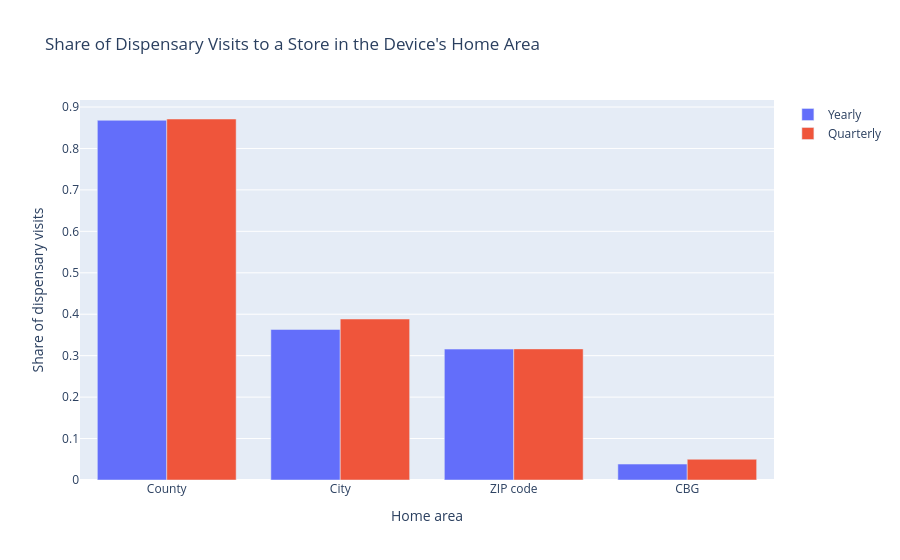
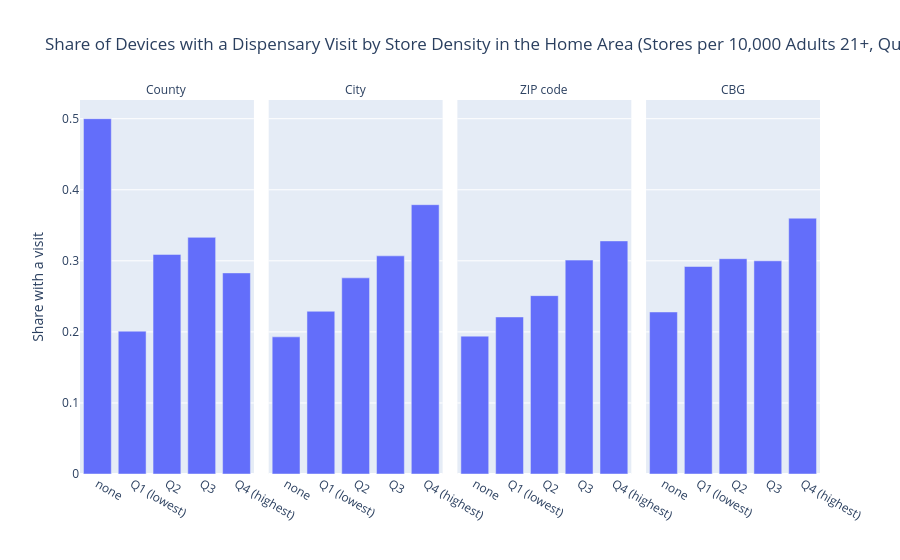
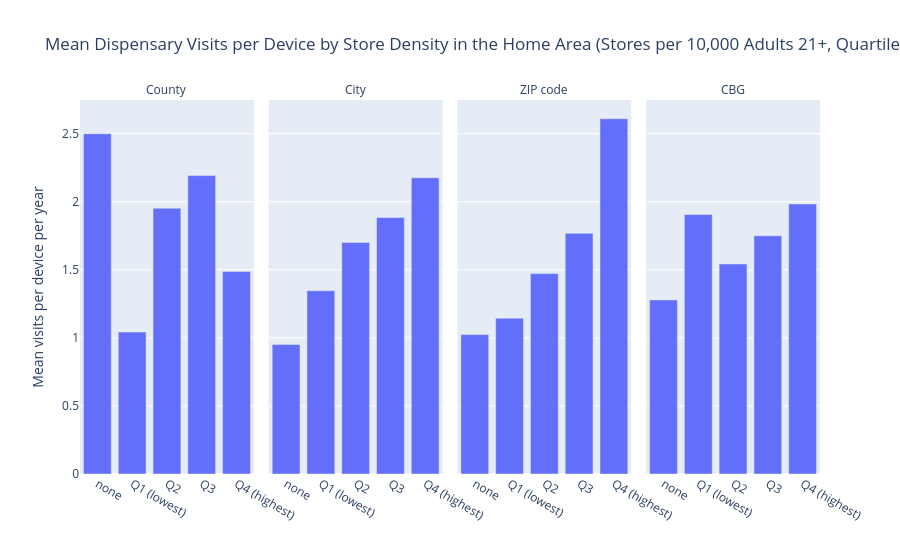
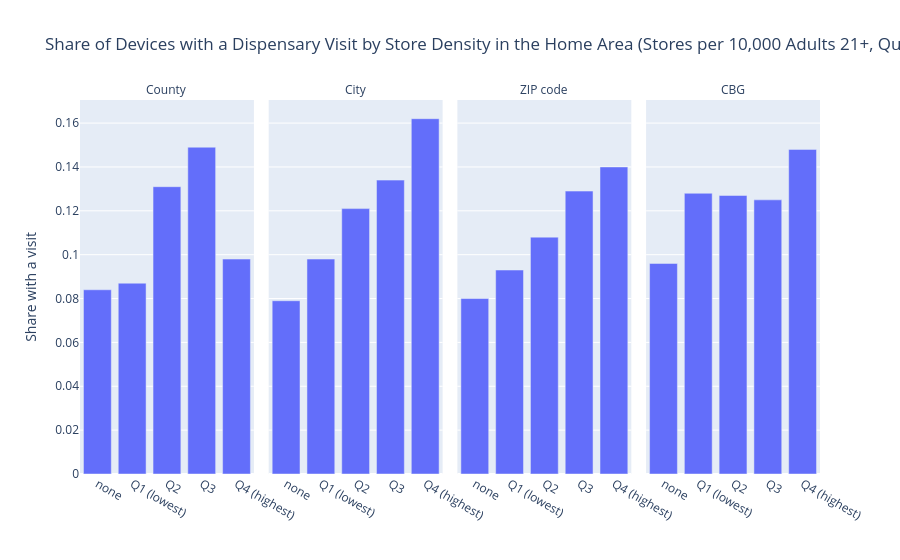

Here is the notebook cell these charts were saved with, in order:
### Code cell
### CHARTS
## Write-up: figures F4.1, F5.1-F5.4. Saved to "Charts and Figures" as .html files, like Step 4
CHART_FOLDER = "Charts and Figures"
LEVEL_NAMES = {"county": "County", "city": "City", "zip": "ZIP code", "cbg": "CBG"}

def show(fig, name):
    fig.show()
    fig.write_html(f"{CHART_FOLDER}/{name}.html", include_plotlyjs = "cdn")

# (1) Share of visits to stores in the home area
plot_df = (home_area_shares
    .filter(pl.col("period") == "all")
    .with_columns(pl.col("level").replace_strict(LEVEL_NAMES), pl.col("sample").str.to_titlecase())
)

fig1 = px.bar(
    plot_df.to_pandas(),
    x="level",
    y="share_of_visits",
    color="sample",
    barmode="group",
    labels={
        "level": "Home area",
        "share_of_visits": "Share of dispensary visits",
        "sample": "",
    },
    title="Share of Dispensary Visits to a Store in the Device's Home Area",
)

show(fig1, "home_area_visit_shares")

# (2) Share of devices visiting, and mean visits, by the home area's store access
for SAMPLE, PERIOD, crosswalk, visits in SAMPLES:
    plot_df = (visits_by_access
        .filter((pl.col("sample") == SAMPLE) & (pl.col("devices") == "all") & (pl.col("split") == "density"))
        .with_columns(pl.col("level").replace_strict(LEVEL_NAMES))
    )

    for measure, measure_title in [("share_with_visit", "Share of Devices with a Dispensary Visit"), ("mean", "Mean Dispensary Visits per Device")]:
        fig2 = px.bar(
            plot_df.to_pandas(),
            x="group",
            y=measure,
            facet_col="level",
            labels={
                "group": "Stores per 10,000 adults 21+ in the home area",
                "share_with_visit": "Share with a visit",
                "mean": f"Mean visits per device per {PERIOD}",
            },
            title=f"{measure_title} by Store Density in the Home Area (Stores per 10,000 Adults 21+, Quartiles), {SAMPLE.title()} Sample",
        )

        fig2.for_each_annotation(lambda a: a.update(text=a.text.split("=")[-1]))
        fig2.update_xaxes(title_text="") # one per facet otherwise, all on top of each other (the x-axis is in the title)

        show(fig2, f"{measure}_by_density_{SAMPLE}")

### Figure 1 — Plotly figure (JSON) as saved in the notebook; plotly's stock layout.template omitted (floating-point values rounded to 4 significant figures)
{"data": [{"alignmentgroup": "True", "hovertemplate": "=Yearly<br>Home area=%{x}<br>Share of dispensary visits=%{y}<extra></extra>", "legendgroup": "Yearly", "marker": {"color": "#636efa", "pattern": {"shape": ""}}, "name": "Yearly", "offsetgroup": "Yearly", "orientation": "v", "showlegend": true, "textposition": "auto", "type": "bar", "x": ["County", "City", "ZIP code", "CBG"], "xaxis": "x", "y": [0.868, 0.3633, 0.3159, 0.03843], "yaxis": "y"}, {"alignmentgroup": "True", "hovertemplate": "=Quarterly<br>Home area=%{x}<br>Share of dispensary visits=%{y}<extra></extra>", "legendgroup": "Quarterly", "marker": {"color": "#EF553B", "pattern": {"shape": ""}}, "name": "Quarterly", "offsetgroup": "Quarterly", "orientation": "v", "showlegend": true, "textposition": "auto", "type": "bar", "x": ["County", "City", "ZIP code", "CBG"], "xaxis": "x", "y": [0.8711, 0.3885, 0.3164, 0.0501], "yaxis": "y"}], "layout": {"barmode": "group", "legend": {"title": {"text": ""}, "tracegroupgap": 0}, "title": {"text": "Share of Dispensary Visits to a Store in the Device's Home Area"}, "xaxis": {"anchor": "y", "domain": [0.0, 1.0], "title": {"text": "Home area"}}, "yaxis": {"anchor": "x", "domain": [0.0, 1.0], "title": {"text": "Share of dispensary visits"}}}}

### Figure 2 — Plotly figure (JSON) as saved in the notebook; plotly's stock layout.template omitted (floating-point values rounded to 4 significant figures)
{"data": [{"hovertemplate": "level=County<br>Stores per 10,000 adults 21+ in the home area=%{x}<br>Share with a visit=%{y}<extra></extra>", "legendgroup": "", "marker": {"color": "#636efa", "pattern": {"shape": ""}}, "name": "", "orientation": "v", "showlegend": false, "textposition": "auto", "type": "bar", "x": ["none", "Q1 (lowest)", "Q2", "Q3", "Q4 (highest)"], "xaxis": "x", "y": [0.5, 0.201, 0.309, 0.333, 0.283], "yaxis": "y"}, {"hovertemplate": "level=City<br>Stores per 10,000 adults 21+ in the home area=%{x}<br>Share with a visit=%{y}<extra></extra>", "legendgroup": "", "marker": {"color": "#636efa", "pattern": {"shape": ""}}, "name": "", "orientation": "v", "showlegend": false, "textposition": "auto", "type": "bar", "x": ["none", "Q1 (lowest)", "Q2", "Q3", "Q4 (highest)"], "xaxis": "x2", "y": [0.193, 0.229, 0.276, 0.307, 0.379], "yaxis": "y2"}, {"hovertemplate": "level=ZIP code<br>Stores per 10,000 adults 21+ in the home area=%{x}<br>Share with a visit=%{y}<extra></extra>", "legendgroup": "", "marker": {"color": "#636efa", "pattern": {"shape": ""}}, "name": "", "orientation": "v", "showlegend": false, "textposition": "auto", "type": "bar", "x": ["none", "Q1 (lowest)", "Q2", "Q3", "Q4 (highest)"], "xaxis": "x3", "y": [0.194, 0.221, 0.251, 0.301, 0.328], "yaxis": "y3"}, {"hovertemplate": "level=CBG<br>Stores per 10,000 adults 21+ in the home area=%{x}<br>Share with a visit=%{y}<extra></extra>", "legendgroup": "", "marker": {"color": "#636efa", "pattern": {"shape": ""}}, "name": "", "orientation": "v", "showlegend": false, "textposition": "auto", "type": "bar", "x": ["none", "Q1 (lowest)", "Q2", "Q3", "Q4 (highest)"], "xaxis": "x4", "y": [0.228, 0.292, 0.303, 0.3, 0.36], "yaxis": "y4"}], "layout": {"annotations": [{"font": {}, "showarrow": false, "text": "County", "x": 0.1175, "xanchor": "center", "xref": "paper", "y": 1.0, "yanchor": "bottom", "yref": "paper"}, {"font": {}, "showarrow": false, "text": "City", "x": 0.3725, "xanchor": "center", "xref": "paper", "y": 1.0, "yanchor": "bottom", "yref": "paper"}, {"font": {}, "showarrow": false, "text": "ZIP code", "x": 0.6275, "xanchor": "center", "xref": "paper", "y": 1.0, "yanchor": "bottom", "yref": "paper"}, {"font": {}, "showarrow": false, "text": "CBG", "x": 0.8825, "xanchor": "center", "xref": "paper", "y": 1.0, "yanchor": "bottom", "yref": "paper"}], "barmode": "relative", "legend": {"tracegroupgap": 0}, "title": {"text": "Share of Devices with a Dispensary Visit by Store Density in the Home Area (Stores per 10,000 Adults 21+, Quartiles), Yearly Sample"}, "xaxis": {"anchor": "y", "domain": [0.0, 0.235], "title": {"text": ""}}, "xaxis2": {"anchor": "y2", "domain": [0.255, 0.49], "matches": "x", "title": {"text": ""}}, "xaxis3": {"anchor": "y3", "domain": [0.51, 0.745], "matches": "x", "title": {"text": ""}}, "xaxis4": {"anchor": "y4", "domain": [0.765, 1.0], "matches": "x", "title": {"text": ""}}, "yaxis": {"anchor": "x", "domain": [0.0, 1.0], "title": {"text": "Share with a visit"}}, "yaxis2": {"anchor": "x2", "domain": [0.0, 1.0], "matches": "y", "showticklabels": false}, "yaxis3": {"anchor": "x3", "domain": [0.0, 1.0], "matches": "y", "showticklabels": false}, "yaxis4": {"anchor": "x4", "domain": [0.0, 1.0], "matches": "y", "showticklabels": false}}}

### Figure 3 — Plotly figure (JSON) as saved in the notebook; plotly's stock layout.template omitted (floating-point values rounded to 4 significant figures)
{"data": [{"hovertemplate": "level=County<br>Stores per 10,000 adults 21+ in the home area=%{x}<br>Mean visits per device per year=%{y}<extra></extra>", "legendgroup": "", "marker": {"color": "#636efa", "pattern": {"shape": ""}}, "name": "", "orientation": "v", "showlegend": false, "textposition": "auto", "type": "bar", "x": ["none", "Q1 (lowest)", "Q2", "Q3", "Q4 (highest)"], "xaxis": "x", "y": [2.5, 1.043, 1.953, 2.192, 1.488], "yaxis": "y"}, {"hovertemplate": "level=City<br>Stores per 10,000 adults 21+ in the home area=%{x}<br>Mean visits per device per year=%{y}<extra></extra>", "legendgroup": "", "marker": {"color": "#636efa", "pattern": {"shape": ""}}, "name": "", "orientation": "v", "showlegend": false, "textposition": "auto", "type": "bar", "x": ["none", "Q1 (lowest)", "Q2", "Q3", "Q4 (highest)"], "xaxis": "x2", "y": [0.952, 1.346, 1.701, 1.884, 2.176], "yaxis": "y2"}, {"hovertemplate": "level=ZIP code<br>Stores per 10,000 adults 21+ in the home area=%{x}<br>Mean visits per device per year=%{y}<extra></extra>", "legendgroup": "", "marker": {"color": "#636efa", "pattern": {"shape": ""}}, "name": "", "orientation": "v", "showlegend": false, "textposition": "auto", "type": "bar", "x": ["none", "Q1 (lowest)", "Q2", "Q3", "Q4 (highest)"], "xaxis": "x3", "y": [1.024, 1.145, 1.472, 1.768, 2.61], "yaxis": "y3"}, {"hovertemplate": "level=CBG<br>Stores per 10,000 adults 21+ in the home area=%{x}<br>Mean visits per device per year=%{y}<extra></extra>", "legendgroup": "", "marker": {"color": "#636efa", "pattern": {"shape": ""}}, "name": "", "orientation": "v", "showlegend": false, "textposition": "auto", "type": "bar", "x": ["none", "Q1 (lowest)", "Q2", "Q3", "Q4 (highest)"], "xaxis": "x4", "y": [1.279, 1.906, 1.543, 1.75, 1.984], "yaxis": "y4"}], "layout": {"annotations": [{"font": {}, "showarrow": false, "text": "County", "x": 0.1175, "xanchor": "center", "xref": "paper", "y": 1.0, "yanchor": "bottom", "yref": "paper"}, {"font": {}, "showarrow": false, "text": "City", "x": 0.3725, "xanchor": "center", "xref": "paper", "y": 1.0, "yanchor": "bottom", "yref": "paper"}, {"font": {}, "showarrow": false, "text": "ZIP code", "x": 0.6275, "xanchor": "center", "xref": "paper", "y": 1.0, "yanchor": "bottom", "yref": "paper"}, {"font": {}, "showarrow": false, "text": "CBG", "x": 0.8825, "xanchor": "center", "xref": "paper", "y": 1.0, "yanchor": "bottom", "yref": "paper"}], "barmode": "relative", "legend": {"tracegroupgap": 0}, "title": {"text": "Mean Dispensary Visits per Device by Store Density in the Home Area (Stores per 10,000 Adults 21+, Quartiles), Yearly Sample"}, "xaxis": {"anchor": "y", "domain": [0.0, 0.235], "title": {"text": ""}}, "xaxis2": {"anchor": "y2", "domain": [0.255, 0.49], "matches": "x", "title": {"text": ""}}, "xaxis3": {"anchor": "y3", "domain": [0.51, 0.745], "matches": "x", "title": {"text": ""}}, "xaxis4": {"anchor": "y4", "domain": [0.765, 1.0], "matches": "x", "title": {"text": ""}}, "yaxis": {"anchor": "x", "domain": [0.0, 1.0], "title": {"text": "Mean visits per device per year"}}, "yaxis2": {"anchor": "x2", "domain": [0.0, 1.0], "matches": "y", "showticklabels": false}, "yaxis3": {"anchor": "x3", "domain": [0.0, 1.0], "matches": "y", "showticklabels": false}, "yaxis4": {"anchor": "x4", "domain": [0.0, 1.0], "matches": "y", "showticklabels": false}}}

### Figure 4 — Plotly figure (JSON) as saved in the notebook; plotly's stock layout.template omitted (floating-point values rounded to 4 significant figures)
{"data": [{"hovertemplate": "level=County<br>Stores per 10,000 adults 21+ in the home area=%{x}<br>Share with a visit=%{y}<extra></extra>", "legendgroup": "", "marker": {"color": "#636efa", "pattern": {"shape": ""}}, "name": "", "orientation": "v", "showlegend": false, "textposition": "auto", "type": "bar", "x": ["none", "Q1 (lowest)", "Q2", "Q3", "Q4 (highest)"], "xaxis": "x", "y": [0.084, 0.087, 0.131, 0.149, 0.098], "yaxis": "y"}, {"hovertemplate": "level=City<br>Stores per 10,000 adults 21+ in the home area=%{x}<br>Share with a visit=%{y}<extra></extra>", "legendgroup": "", "marker": {"color": "#636efa", "pattern": {"shape": ""}}, "name": "", "orientation": "v", "showlegend": false, "textposition": "auto", "type": "bar", "x": ["none", "Q1 (lowest)", "Q2", "Q3", "Q4 (highest)"], "xaxis": "x2", "y": [0.079, 0.098, 0.121, 0.134, 0.162], "yaxis": "y2"}, {"hovertemplate": "level=ZIP code<br>Stores per 10,000 adults 21+ in the home area=%{x}<br>Share with a visit=%{y}<extra></extra>", "legendgroup": "", "marker": {"color": "#636efa", "pattern": {"shape": ""}}, "name": "", "orientation": "v", "showlegend": false, "textposition": "auto", "type": "bar", "x": ["none", "Q1 (lowest)", "Q2", "Q3", "Q4 (highest)"], "xaxis": "x3", "y": [0.08, 0.093, 0.108, 0.129, 0.14], "yaxis": "y3"}, {"hovertemplate": "level=CBG<br>Stores per 10,000 adults 21+ in the home area=%{x}<br>Share with a visit=%{y}<extra></extra>", "legendgroup": "", "marker": {"color": "#636efa", "pattern": {"shape": ""}}, "name": "", "orientation": "v", "showlegend": false, "textposition": "auto", "type": "bar", "x": ["none", "Q1 (lowest)", "Q2", "Q3", "Q4 (highest)"], "xaxis": "x4", "y": [0.096, 0.128, 0.127, 0.125, 0.148], "yaxis": "y4"}], "layout": {"annotations": [{"font": {}, "showarrow": false, "text": "County", "x": 0.1175, "xanchor": "center", "xref": "paper", "y": 1.0, "yanchor": "bottom", "yref": "paper"}, {"font": {}, "showarrow": false, "text": "City", "x": 0.3725, "xanchor": "center", "xref": "paper", "y": 1.0, "yanchor": "bottom", "yref": "paper"}, {"font": {}, "showarrow": false, "text": "ZIP code", "x": 0.6275, "xanchor": "center", "xref": "paper", "y": 1.0, "yanchor": "bottom", "yref": "paper"}, {"font": {}, "showarrow": false, "text": "CBG", "x": 0.8825, "xanchor": "center", "xref": "paper", "y": 1.0, "yanchor": "bottom", "yref": "paper"}], "barmode": "relative", "legend": {"tracegroupgap": 0}, "title": {"text": "Share of Devices with a Dispensary Visit by Store Density in the Home Area (Stores per 10,000 Adults 21+, Quartiles), Quarterly Sample"}, "xaxis": {"anchor": "y", "domain": [0.0, 0.235], "title": {"text": ""}}, "xaxis2": {"anchor": "y2", "domain": [0.255, 0.49], "matches": "x", "title": {"text": ""}}, "xaxis3": {"anchor": "y3", "domain": [0.51, 0.745], "matches": "x", "title": {"text": ""}}, "xaxis4": {"anchor": "y4", "domain": [0.765, 1.0], "matches": "x", "title": {"text": ""}}, "yaxis": {"anchor": "x", "domain": [0.0, 1.0], "title": {"text": "Share with a visit"}}, "yaxis2": {"anchor": "x2", "domain": [0.0, 1.0], "matches": "y", "showticklabels": false}, "yaxis3": {"anchor": "x3", "domain": [0.0, 1.0], "matches": "y", "showticklabels": false}, "yaxis4": {"anchor": "x4", "domain": [0.0, 1.0], "matches": "y", "showticklabels": false}}}
